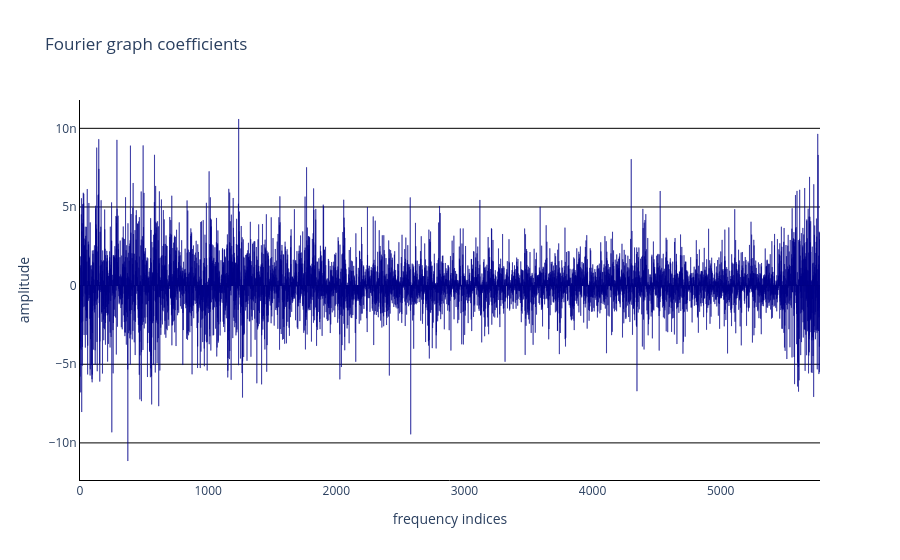

The code cell stored with this chart in its notebook:
### Code cell
mm.viz.plot_spectrum(data["cst"]@recon[:,idx_peak])

### Figure 1 — Plotly figure (JSON) as saved in the notebook; plotly's stock layout.template omitted (floating-point values rounded to 4 significant figures; data arrays with more than 128 entries replaced by an {"elided": "..."} marker saying what was removed)
{"data": [{"marker": {"color": "darkblue", "line": {"color": "darkblue"}}, "type": "bar", "y": {"elided": "5776 float values"}}], "layout": {"plot_bgcolor": "white", "showlegend": false, "title": {"text": "Fourier graph coefficients"}, "xaxis": {"linecolor": "black", "title": {"text": "frequency indices"}}, "yaxis": {"gridcolor": "black", "linecolor": "black", "title": {"text": "amplitude"}}}}
